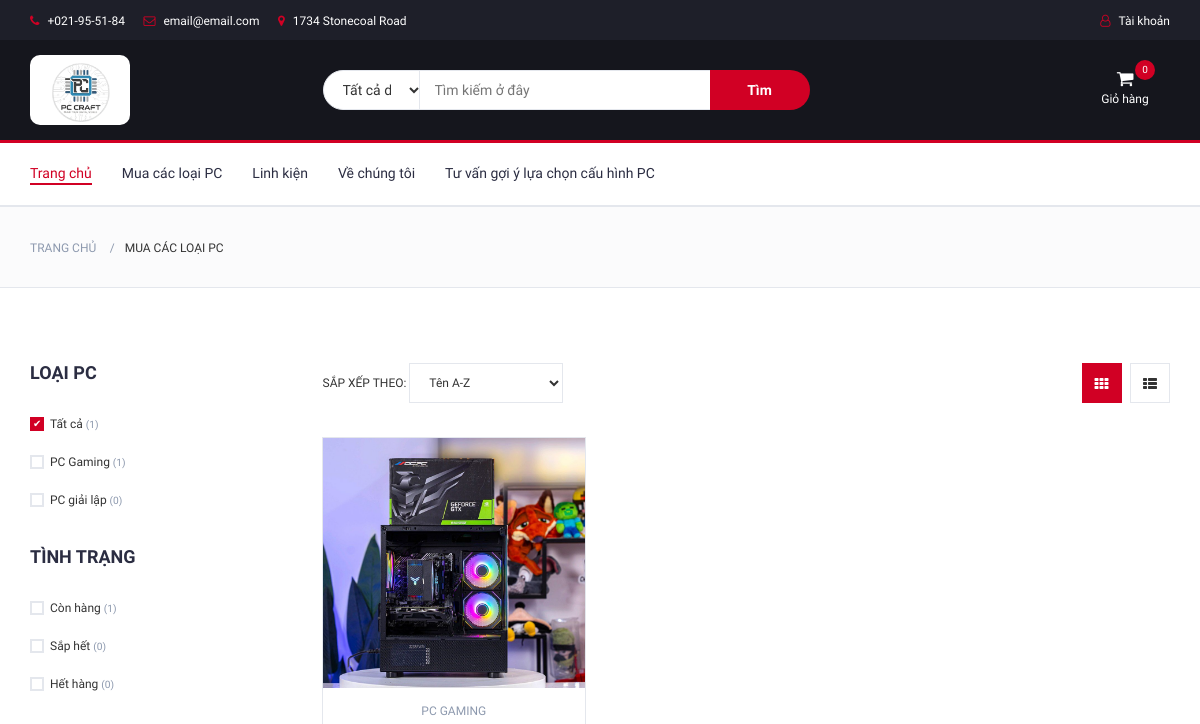
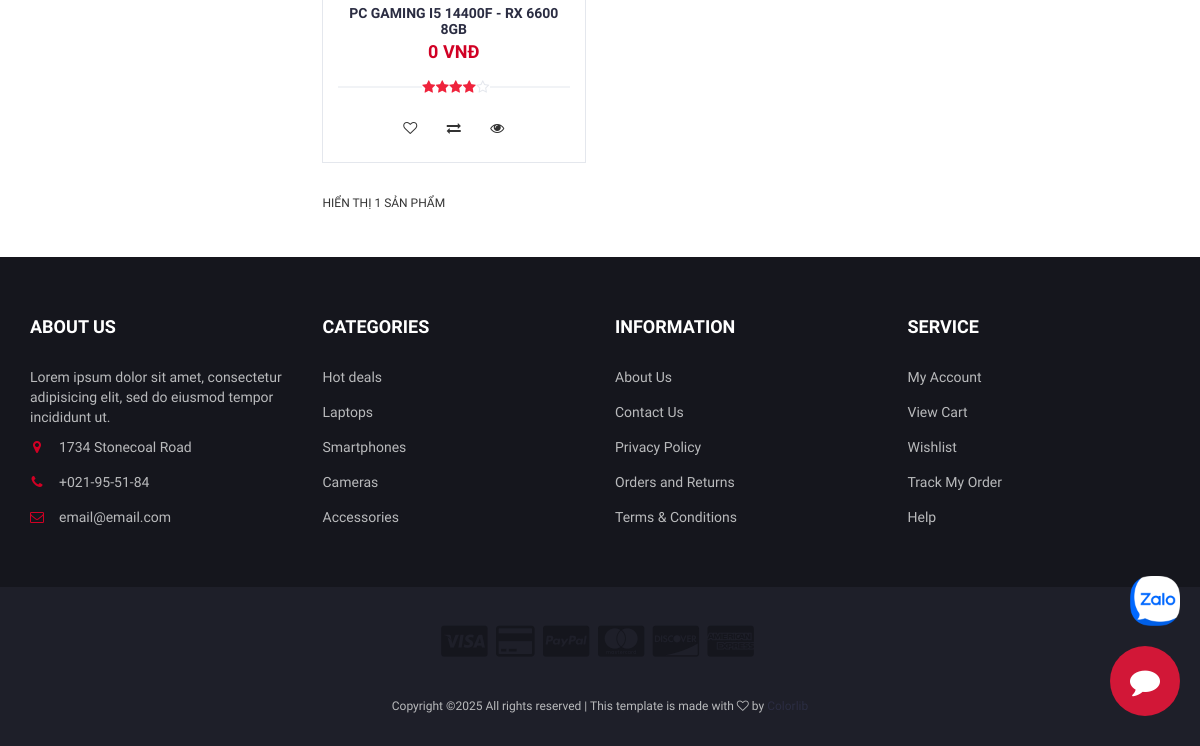
Before: /pc-products with the older database file (2 pictures, top to bottom).
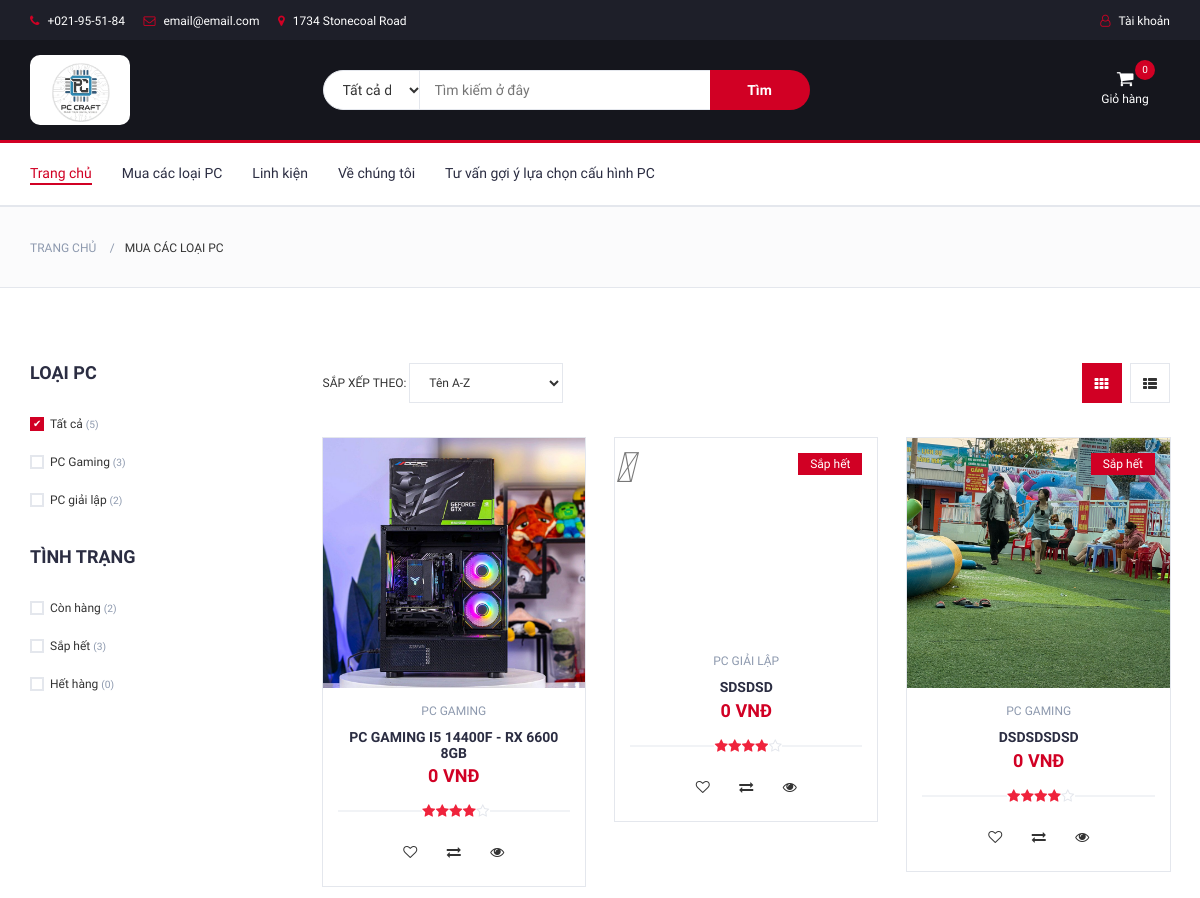
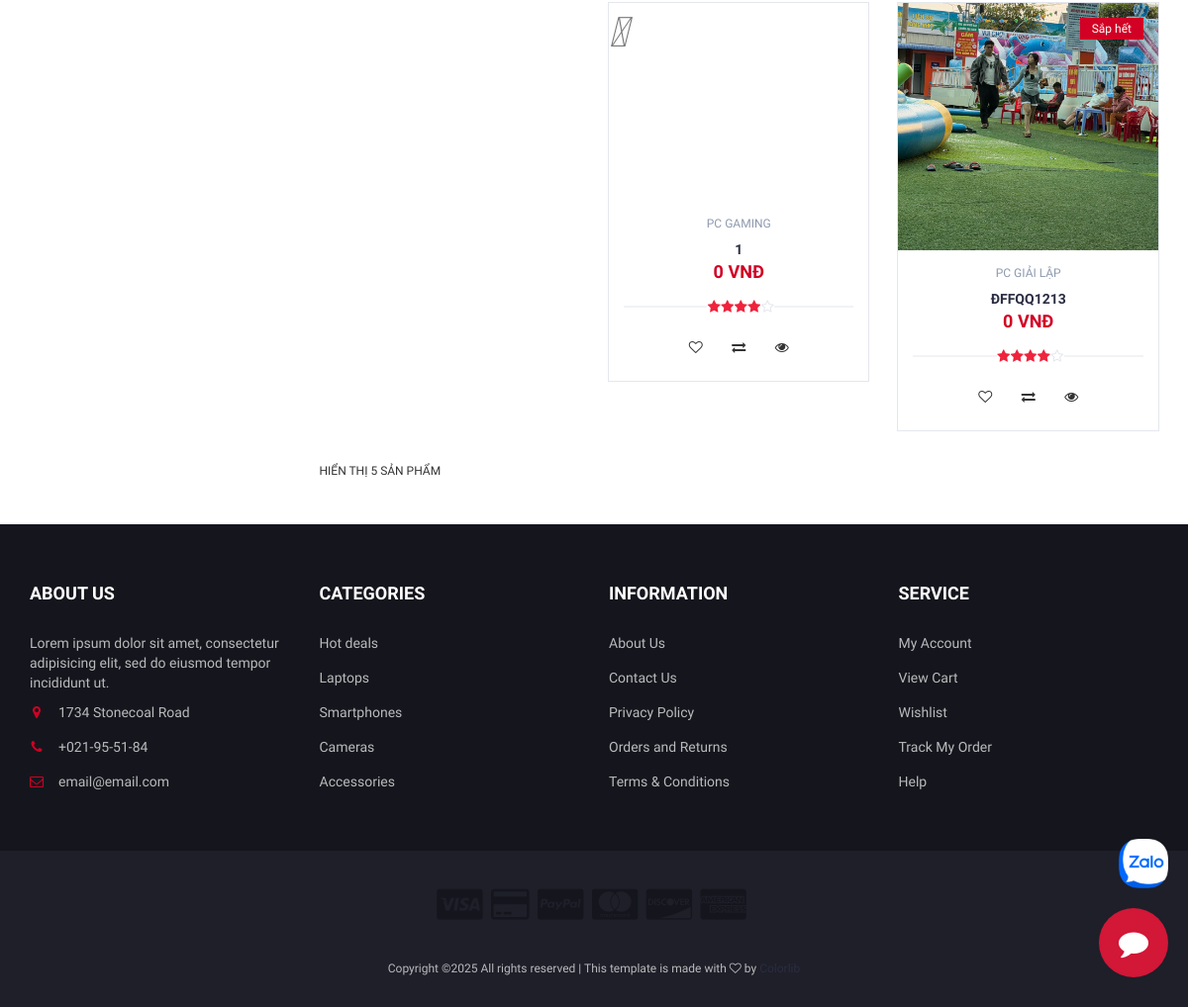
After: the same page with the newer database file (2 pictures, top to bottom).
### models/tables.py (models this page shows)
class Category(db.Model):
    __tablename__ = 'category'
    CategoryID = db.Column(db.Integer, primary_key=True, autoincrement=True)
    Name = db.Column(db.String, nullable=False)
    ParentID = db.Column(db.Integer, ForeignKey('category.CategoryID'), nullable=True)
    parent = relationship('Category', remote_side=[CategoryID], backref='children')
    products = relationship('Product', back_populates='category')

class Product(db.Model):
    __tablename__ = 'product'
    ProductID = db.Column(db.Integer, primary_key=True, autoincrement=True)
    Name = db.Column(db.String, nullable=False)
    CategoryID = db.Column(db.Integer, ForeignKey('category.CategoryID'), nullable=False)
    BrandID = db.Column(db.Integer, ForeignKey('brand.BrandID'), nullable=True)
    Price = db.Column(db.Float, nullable=False)
    IsPC = db.Column(db.Integer, default=0)
    Specs = db.Column(db.Text)
    ImageURL = db.Column(db.String)
    Stock = db.Column(db.Integer, default=0)
    CreatedAt = db.Column(db.DateTime, default=datetime.utcnow)
    UpdatedAt = db.Column(db.DateTime, default=datetime.utcnow)
    category = relationship('Category', back_populates='products')
    brand = relationship('Brand', back_populates='products')
    cart_details = relationship('CartDetail', back_populates='product')
    order_details = relationship('OrderDetail', back_populates='product')
    tags = relationship('ProductTag', back_populates='product', cascade='all, delete-orphan')

### routes/main.py (the view)
@bp.route("/pc-products")
def pc_products():
    pc_parent = Category.query.filter_by(Name="PC").first()
    if not pc_parent:
        flash("Không tìm thấy danh mục PC", "error")
        return redirect(url_for("main.home"))
    pc_categories = Category.query.filter_by(ParentID=pc_parent.CategoryID).all()
    pc_products = Product.query.filter_by(IsPC=1).all()
    brands = Brand.query.all()
    return render_template(
        "frontend/pages/pc_products.html",
        pc_categories=pc_categories,
        pc_products=pc_products,
        brands=brands,
    )

### templates/frontend/pages/pc_products.html (shortened to what this page needs)
{% extends 'frontend/components/layout.html' %} {% block content %}
<div id="breadcrumb" class="section">
    <div class="container">
        <div class="row">
            <div class="col-md-12">
                <ul class="breadcrumb-tree">
                    <li><a href="{{ url_for('main.home') }}">Trang chủ</a></li>
                    <li class="active">Mua các loại PC</li>
                </ul>
            </div>
        </div>
    </div>
</div>
<div class="section">
    <div class="container">
        <div class="row">
            <div id="aside" class="col-md-3">
                <div class="aside">
                    <h3 class="aside-title">Loại PC</h3>
                    <div class="checkbox-filter">
                        <div class="input-checkbox">
                            <label for="category-all">
                                <span></span>
                                Tất cả
                                <small>({{ pc_products|length }})</small>
                            </label>
                        </div>
                        {% for category in pc_categories %}
                        <div class="input-checkbox">
                            <label for="category-{{ category.CategoryID }}">
                                <span></span>
                                {{ category.Name }}
                                <small
                                    >({{
                                    pc_products|selectattr('category.CategoryID',
                                    'equalto', category.CategoryID)|list|length
                                    }})</small
                                >
                            </label>
                        </div>
                        {% endfor %}
                    </div>
                </div>
                <div class="aside">
                    <h3 class="aside-title">Tình trạng</h3>
                    <div class="checkbox-filter">
                        <div class="input-checkbox">
                            <label for="in-stock">
                                <span></span>
                                Còn hàng
                                <small
                                    >({{ pc_products|selectattr('Stock', 'gt',
                                    5)|list|length }})</small
                                >
                            </label>
                        </div>
                        <div class="input-checkbox">
                            <label for="low-stock">
                                <span></span>
                                Sắp hết
                                <small
                                    >({{ pc_products|selectattr('Stock', 'le',
                                    5)|selectattr('Stock', 'gt', 0)|list|length
                                    }})</small
                                >
                            </label>
                        </div>
                        <div class="input-checkbox">
                            <label for="out-of-stock">
                                <span></span>
                                Hết hàng
                                <small
                                    >({{ pc_products|selectattr('Stock',
                                    'equalto', 0)|list|length }})</small
                                >
                            </label>
                        </div>
                    </div>
                </div>
            </div>
            <div id="store" class="col-md-9">
                <div class="store-filter clearfix">
                    <div class="store-sort">
                        <label>
                            Sắp xếp theo:
                            <select
                                class="input-select"
                                onchange="sortProducts(this.value)"
                            >
                                <option value="name-asc">Tên A-Z</option>
                            </select>
                        </label>
                    </div>
                    <ul class="store-grid">
                        <li class="active"><i class="fa fa-th"></i></li>
                        <li><i class="fa fa-th-list"></i></li>
                    </ul>
                </div>
                <div class="row" id="products-container">
                    {% for product in pc_products %}
                    <div
                        class="col-md-4 col-xs-6 product-item"
                        data-category="{{ product.category.CategoryID if product.category else '' }}"
                        data-brand="{{ product.brand.BrandID if product.brand else '' }}"
                        data-stock="{{ product.Stock }}"
                        data-name="{{ product.Name }}"
                        data-price="{{ product.Price }}"
                    >
                        <div class="product">
                            <div class="product-img">
                                {% if product.ImageURL %}
                                <img
                                    src="{{ url_for('static', filename=product.ImageURL) }}"
                                    alt="{{ product.Name }}"
                                />
                                {% else %}
                                <div
                                    class="bg-light rounded d-flex align-items-center justify-content-center"
                                    style="height: 200px"
                                >
                                    <i
                                        class="fas fa-desktop fa-3x text-muted"
                                    ></i>
                                </div>
                                {% endif %}
                                <div class="product-label">
                                    {% if product.Stock == 0 %}
                                    <span class="sale">Hết hàng</span>
                                    {% elif product.Stock < 5 %}
                                    <span class="new">Sắp hết</span>
                                    {% endif %}
                                </div>
                            </div>
                            <div class="product-body">
                                <p class="product-category">
                                    {{ product.category.Name if product.category
                                    else 'Chưa phân loại' }}
                                </p>
                                <h3 class="product-name">
                                    <a
                                        href="{{ url_for('main.pc_detail', product_id=product.ProductID) }}"
                                        >{{ product.Name }}</a
                                    >
                                </h3>
                                <h4 class="product-price">
                                    {{ "{:,.0f}".format(product.Price) }} VNĐ
                                </h4>
                                <div class="product-rating">
                                    <i class="fa fa-star"></i>
                                    <i class="fa fa-star"></i>
                                    <i class="fa fa-star"></i>
                                    <i class="fa fa-star"></i>
                                    <i class="fa fa-star-o"></i>
                                </div>
                                <div class="product-btns">
                                    <button class="add-to-wishlist">
                                        <i class="fa fa-heart-o"></i
                                        ><span class="tooltipp">Yêu thích</span>
                                    </button>
                                    <button class="add-to-compare">
                                        <i class="fa fa-exchange"></i
                                        ><span class="tooltipp">So sánh</span>
                                    </button>
                                    <button class="quick-view">
                                        <i class="fa fa-eye"></i
                                        ><span class="tooltipp">Xem nhanh</span>
                                    </button>
                                </div>
                            </div>
                            <div class="add-to-cart">
                                {% if product.Stock > 0 %}
                                <button
                                    class="add-to-cart-btn"
                                    onclick="addToCart({{ product.ProductID }})"
                                >
                                </button>
                                {% else %}
                                <button class="add-to-cart-btn" disabled>
                                    <i class="fa fa-times"></i> Hết hàng
                                </button>
                                {% endif %}
                            </div>
                        </div>
                    </div>
                    {% endfor %}
                </div>
                <div class="store-filter clearfix">
                    <span class="store-qty"
                        >Hiển thị {{ pc_products|length }} sản phẩm</span
                    >
                </div>
            </div>
        </div>
    </div>
</div>
{% endblock %}

Changed rows visible on the page:
computed for Category "PC Gaming": CategoryID "1" → "3"
computed for Category "PC giải lập": CategoryID "0" → "2"
added Product: Stock "Sắp hết", category "PC GIẢI LẬP", Name "SDSDSD", Price "0"
added Product: ImageURL (picture), Stock "Sắp hết", category "PC GAMING", Name "DSDSDSDSD", Price "0"
added Product: category "PC GAMING", Name "1", Price "0"
added Product: ImageURL (picture), Stock "Sắp hết", category "PC GIẢI LẬP", Name "ĐFFQQ1213", Price "0"
Other visible differences:
{{ pc_products|length }}: "1" → "5"
text written by a page script: "HIỂN THỊ 1 SẢN PHẨM" → "HIỂN THỊ 5 SẢN PHẨM"
text no longer shown: "1 0"
text now shown: "2 3"
